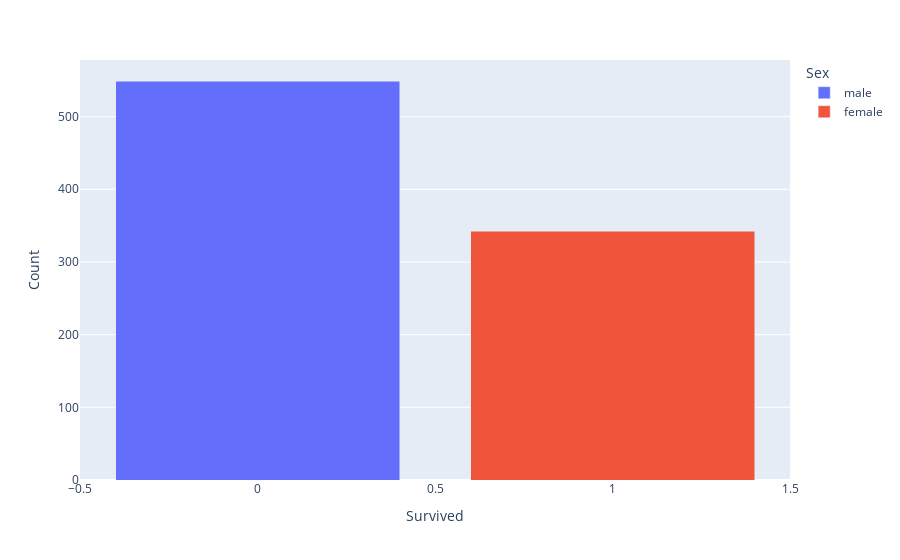

The code cell stored with this chart in its notebook:
### Code cell
#5
df['Count']=df['Survived'].value_counts()
fig = px.bar(df,x="Survived", y="Count", color='Sex', barmode='stack')
fig.show()

### Figure 1 — Plotly figure (JSON) as saved in the notebook; plotly's stock layout.template omitted (floating-point values rounded to 4 significant figures; data arrays with more than 128 entries replaced by an {"elided": "..."} marker saying what was removed)
{"data": [{"alignmentgroup": "True", "hovertemplate": "Sex=male<br>Survived=%{x}<br>Count=%{y}<extra></extra>", "legendgroup": "male", "marker": {"color": "#636efa"}, "name": "male", "offsetgroup": "male", "orientation": "v", "showlegend": true, "textposition": "auto", "type": "bar", "x": {"elided": "577 int values"}, "xaxis": "x", "y": {"elided": "577 int values"}, "yaxis": "y"}, {"alignmentgroup": "True", "hovertemplate": "Sex=female<br>Survived=%{x}<br>Count=%{y}<extra></extra>", "legendgroup": "female", "marker": {"color": "#EF553B"}, "name": "female", "offsetgroup": "female", "orientation": "v", "showlegend": true, "textposition": "auto", "type": "bar", "x": {"elided": "314 int values"}, "xaxis": "x", "y": {"elided": "314 int values"}, "yaxis": "y"}], "layout": {"barmode": "stack", "legend": {"title": {"text": "Sex"}, "tracegroupgap": 0}, "margin": {"t": 60}, "xaxis": {"anchor": "y", "domain": [0, 1], "title": {"text": "Survived"}}, "yaxis": {"anchor": "x", "domain": [0, 1], "title": {"text": "Count"}}}}
